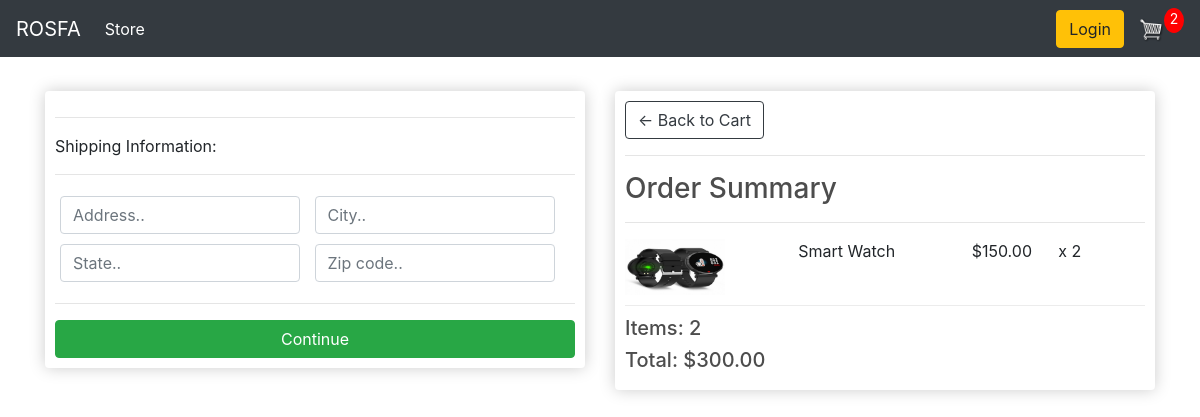
Screenshot of /checkout/ (signed in) with the database file from the repository.
### store/models.py (models this page shows, shortened)
class OrderItem(models.Model):
    product = models.ForeignKey(Product, on_delete=models.SET_NULL, null=True)
    order = models.ForeignKey(Order, on_delete=models.SET_NULL, null=True)
    quantity = models.IntegerField(default=0, null=True, blank=True)
    date_added = models.DateTimeField(auto_now_add=True)
    @property
    def get_total(self):
        total = self.product.price * self.quantity
        return total

class Product(models.Model):
    name = models.CharField(max_length=200, null=True)
    price = models.DecimalField(max_digits=7, decimal_places=2)
    digital = models.BooleanField(default=False, null=True, blank=False)
    img = models.ImageField(null=True, blank=True)
    @property
    def imgURL(self):
        try:
            url = self.img.url
        except:
            url = 'static/img/placeholder.png'
        return url

class Order(models.Model):
    customer = models.ForeignKey(
        Customer, on_delete=models.SET_NULL, null=True, blank=True)
    date_ordered = models.DateTimeField(auto_now_add=True)
    complete = models.BooleanField(default=False)
    transiction_id = models.CharField(max_length=100, null=True)
    @property
    def get_cart_total(self):
        orderitems = self.orderitem_set.all()
        total = sum([item.get_total for item in orderitems])
        return total
    @property
    def get_cart_items(self):
        orderitems = self.orderitem_set.all()
        total = sum([item.quantity for item in orderitems])
        return total
    @property
    def shipping(self):
        shipping = False
        orderitems = self.orderitem_set.all()
        for i in orderitems:
            if i.product.digital == False:
                shipping = True
        return shipping

### store/views.py (the view)
# urls.py: path('checkout/', views.checkout, name='checkout'),
def checkout(request):
    data = cartData(request)
    cartItems = data['cartItems']
    order = data['order']
    items = data['items']
    context = {'items': items, 'order': order, 'cartItems': cartItems}
    return render(request, 'store/checkout.html', context)

### store/utils.py (called while the page is built)
def cartData(request):
    if request.user.is_authenticated:
        customer = request.user.customer
        order, created = Order.objects.get_or_create(
            customer=customer, complete=False)
        items = order.orderitem_set.all()
        cartItems = order.get_cart_items
    else:
        cookieData = cookieCart(request)
        cartItems = cookieData['cartItems']
        order = cookieData['order']
        items = cookieData['items']
    return {'cartItems': cartItems, 'order': order, 'items': items}

### store/templates/store/Checkout.html (shortened to what this page needs)
{% extends 'store/main.html'%}
{% load static %}
{% block content%}
<div class="row">
    <div class="col-lg-6">
        <div class="box-element" id="form-wrapper">
            <form id="form">
                <div id="shipping-info">
                    <hr>
                    <p>Shipping Information:</p>
                    <hr>
                    <div class="form-field">
                        <input class="form-control" type="text" name="address" placeholder="Address..">
                    </div>
                    <div class="form-field">
                        <input class="form-control" type="text" name="city" placeholder="City..">
                    </div>
                    <div class="form-field">
                        <input class="form-control" type="text" name="state" placeholder="State..">
                    </div>
                    <div class="form-field">
                        <input class="form-control" type="text" name="zipcode" placeholder="Zip code..">
                    </div>
                </div>
                <hr>
                <input id="form-button" class="btn btn-success btn-block" type="submit" value="Continue">
            </form>
        </div>
        <br>
    </div>
    <div class="col-lg-6">
        <div class="box-element">
            <a class="btn btn-outline-dark" href="{% url 'cart' %}">&#x2190; Back to Cart</a>
            <hr>
            <h3>Order Summary</h3>
            <hr>
            {% for item in items%}
            <div class="cart-row">
                <div style="flex:2"><img class="row-image" src="{{item.product.imgURL}}"></div>
                <div style="flex:2">
                    <p>{{item.product.name}}</p>
                </div>
                <div style="flex:1">
                    <p>${{item.product.price}}</p>
                </div>
                <div style="flex:1">
                    <p>x {{item.quantity}} </p>
                </div>
            </div>
            {% endfor %}
            <h5>Items: {{order.get_cart_items}}</h5>
            <h5>Total: ${{order.get_cart_total}}</h5>
        </div>
    </div>
</div>
{% endblock content %}

### static/styles/style.css (style rules this page uses)
body { background-color: hsl(0, 0%, 98%); }
h1,h2,h3,h4,h5,h6 { color:hsl(0, 0%, 30%); }
.box-element { box-shadow:hsl(0, 0%, 80%) 0 0 16px; background-color: #fff; border-radius: 4px; padding: 10px; }
.col-lg-4, .col-lg-6, .col-lg-8, .col-lg-12 { margin-top: 10px; }
.btn { border-radius: 0; }
.row-image { width: 100px; }
.form-field { width:250px; display: inline-block; padding: 5px; }
.cart-row { display: flex; align-items: flex-stretch; padding-bottom: 10px; margin-bottom: 10px; border-bottom: 1px solid #ececec; }

### rows the page displays
OrderItem: product.imgURL (picture), product.name "Smart Watch", product.price "150.00", quantity "2"
Order: get_cart_items "2", get_cart_total "300.00"

### other values shown
{{ cartItems }} "2"
